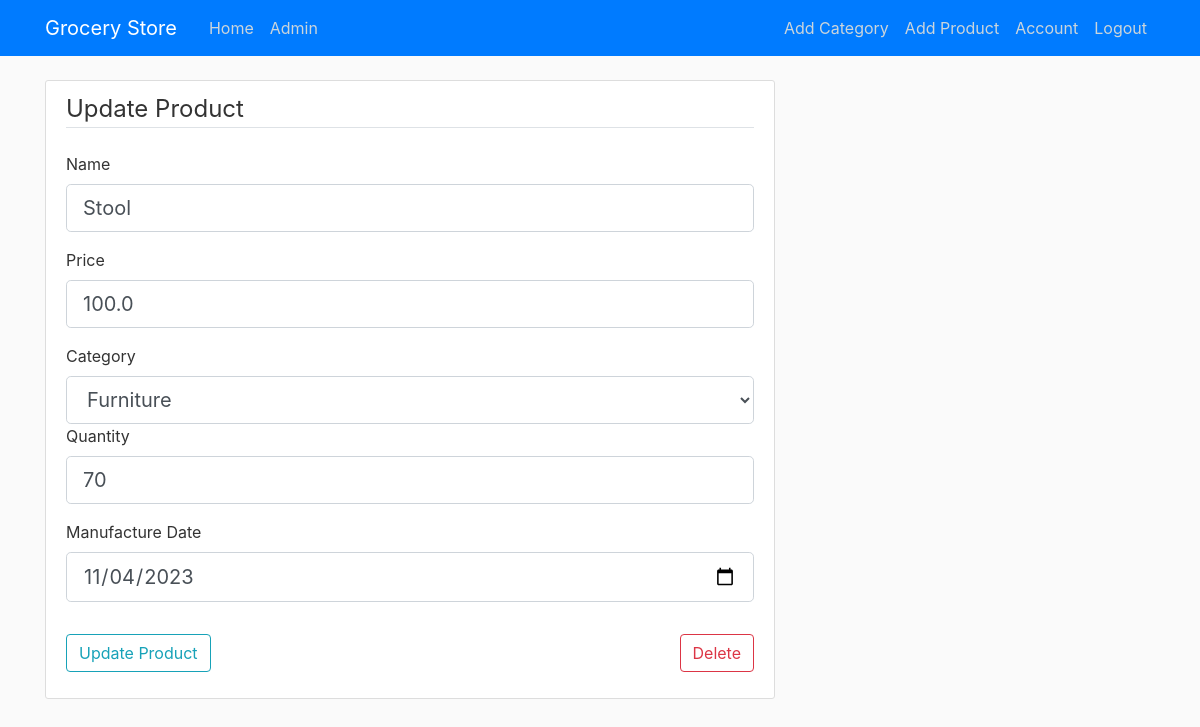
Screenshot of /product/1/update (signed in) with the database file from the repository.
### grocerystore/models.py (models this page shows)
class Product(db.Model):
    id = db.Column(db.Integer, primary_key=True)
    name = db.Column(db.String(64), nullable=False)
    price = db.Column(db.Float, nullable=False)
    category_id = db.Column(db.Integer, db.ForeignKey('category.id'), nullable=False)
    quantity = db.Column(db.Integer, nullable=False)
    manufacture_date = db.Column(db.Date, nullable=False)

### grocerystore/routes.py (the view)
@app.route('/product/<int:product_id>/update', methods=['GET', 'POST'])
@login_required
@admin_required
def update_product(product_id):
    product = Product.query.get_or_404(product_id)
    form = UpdateProductForm()
    form.category_id.choices = [(category.id, category.name) for category in Category.query.all()]
    form.manufacture_date.render_kw = {'type': 'date', 'max': date.today()}
    if form.validate_on_submit():
        product.name = form.name.data
        product.price = form.price.data
        product.category_id = form.category_id.data
        product.quantity = form.quantity.data
        product.manufacture_date = form.manufacture_date.data
        db.session.commit()
        flash('Product updated!', 'success')
        return redirect(url_for('admin'))
    elif request.method == 'GET':
        form.name.data = product.name
        form.price.data = product.price
        form.category_id.data = str(product.category_id)
        form.quantity.data = product.quantity
        form.manufacture_date.data = product.manufacture_date
    return render_template('product/update.html', title='Update Product', form=form, product=product)

### grocerystore/forms.py
class UpdateProductForm(ProductForm):
    submit = SubmitField('Update Product')

### grocerystore/models.py (called while the page is built)
@login_manager.user_loader
def load_user(user_id):
    return User.query.get(int(user_id))

### grocerystore/routes.py (called while the page is built)
def admin_required(f):
    @wraps(f)
    def decorated_function(*args, **kwargs):
        if not current_user.is_admin:
            flash('You are not authorized to view this page.', 'danger')
            return redirect(url_for('home'))
        return f(*args, **kwargs)
    return decorated_function

### grocerystore/templates/product/update.html (shortened to what this page needs)
{% extends "layout.html" %}
{% block content %}
  <div class="content-section">
    <form method="POST" action="">
      <fieldset class="form-group">
        <legend class="border-bottom mb-4">Update Product</legend>
        <div class="form-group">
          {{ form.name.label(class="form-control-label") }}
          {% if form.name.errors %}
            {{ form.name(class="form-control form-control-lg is-invalid") }}
            <div class="invalid-feedback">
              {% for error in form.name.errors %}
                <span>{{ error }}</span>
              {% endfor %}
            </div>
          {% else %}
            {{ form.name(class="form-control form-control-lg") }}
          {% endif %}
        </div>
        <div class="form-group">
          {{ form.price.label(class="form-control-label") }}
          {% if form.price.errors %}
            {{ form.price(class="form-control form-control-lg is-invalid") }}
            <div class="invalid-feedback">
              {% for error in form.price.errors %}
                <span>{{ error }}</span>
              {% endfor %}
            </div>
          {% else %}
            {{ form.price(class="form-control form-control-lg") }}
          {% endif %}
        </div>
        <div class="form-group">
          {{ form.category_id.label(class="form-control-label") }}
          {% if form.category_id.errors %}
            {{ form.category_id(class="form-control form-control-lg is-invalid") }}
            <div class="invalid-feedback">
              {% for error in form.category_id.errors %}
                <span>{{ error }}</span>
              {% endfor %}
            </div>
          {% else %}
            {{ form.category_id(class="form-control form-control-lg") }}
          {% endif %}
        <div class="form-group">
          {{ form.quantity.label(class="form-control-label") }}
          {% if form.quantity.errors %}
            {{ form.quantity(class="form-control form-control-lg is-invalid") }}
            <div class="invalid-feedback">
              {% for error in form.quantity.errors %}
                <span>{{ error }}</span>
              {% endfor %}
            </div>
          {% else %}
            {{ form.quantity(class="form-control form-control-lg") }}
          {% endif %}
        </div>
        <div class="form-group">
          {{ form.manufacture_date.label(class="form-control-label") }}
          {% if form.manufacture_date.errors %}
            {{ form.manufacture_date(class="form-control form-control-lg is-invalid") }}
            <div class="invalid-feedback">
              {% for error in form.manufacture_date.errors %}
                <span>{{ error }}</span>
              {% endfor %}
            </div>
          {% else %}
            {{ form.manufacture_date(class="form-control form-control-lg") }}
          {% endif %}
        </div>
      </fieldset>
      <div class="form-group">
          {{ form.submit(class="btn btn-outline-info") }}
          <a href="{{ url_for('delete_product', product_id=product.id) }}" class="btn btn-outline-danger">Delete</a>
        </div>
    </form>
  </div>
{% endblock content %}

### grocerystore/static/main.css (style rules this page uses)
body { background: #fafafa; color: #333333; margin-top: 5rem; }
.content-section { background: #ffffff; padding: 10px 20px; border: 1px solid #dddddd; border-radius: 3px; margin-bottom: 20px; }

### grocerystore/templates/product/update.html (style rules this page uses)
a { float: right; }

### rows the page displays
Product: name "Stool", price "100.0", category_id "Furniture", quantity "70", manufacture_date "11/04/2023"
